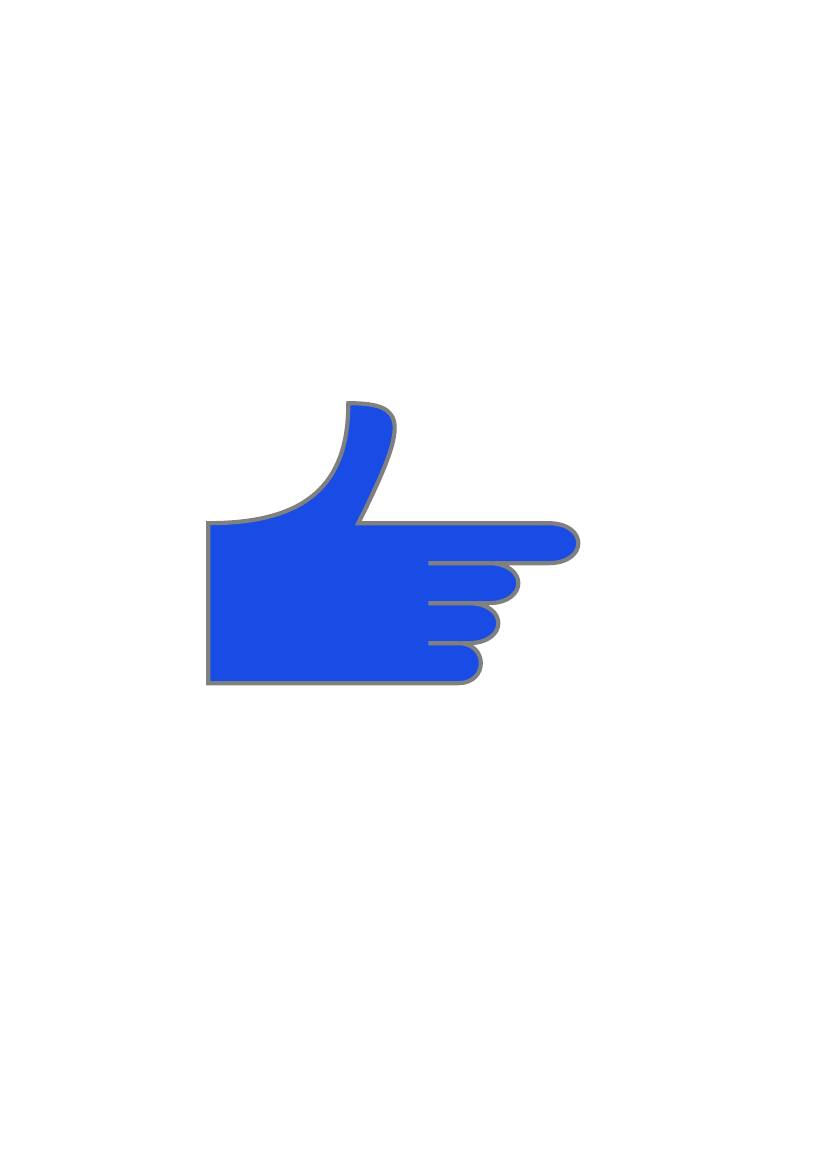

This figure's Python source:
from reportlab.pdfgen.canvas import Canvas
from reportlab.lib.units import inch
from reportlab.lib.pagesizes import A4
from reportlab.lib.colors import red, green


def translate(canvas):
    canvas.translate(150, 350)


def scale(canvas):
    canvas.scale(x=1.0, y=1.0)


def hand(canvas, debug=1, fill=0):
    (startx, starty) = (0, 0)
    curves = [
        (0, 2), (0, 4), (0, 8),  # back of hand
        (5, 8), (7, 10), (7, 14),
        (10, 14), (10, 13), (7.5, 8),  # thumb
        (13, 8), (14, 8), (17, 8),
        (19, 8), (19, 6), (17, 6),
        (15, 6), (13, 6), (11, 6),  # index, pointing
        (12, 6), (13, 6), (14, 6),
        (16, 6), (16, 4), (14, 4),
        (13, 4), (12, 4), (11, 4),  # middle
        (11.5, 4), (12, 4), (13, 4),
        (15, 4), (15, 2), (13, 2),
        (12.5, 2), (11.5, 2), (11, 2),  # ring
        (11.5, 2), (12, 2), (12.5, 2),
        (14, 2), (14, 0), (12.5, 0),
        (10, 0), (8, 0), (6, 0),  # pinky, then close
    ]

    if debug:
        canvas.setLineWidth(6)
    u = inch*0.2
    p = canvas.beginPath()
    p.moveTo(startx, starty)
    ccopy = list(curves)

    while ccopy:
        [(x1, y1), (x2, y2), (x3, y3)] = ccopy[:3]
        del ccopy[:3]
        p.curveTo(x1*u, y1*u, x2*u, y2*u, x3*u, y3*u)

    p.close()
    canvas.drawPath(p, fill=fill)

    if debug:
        (lastx, lasty) = (startx, starty)
        ccopy = list(curves)
        while ccopy:
            [(x1, y1), (x2, y2), (x3, y3)] = ccopy[:3]
            del ccopy[:3]
            canvas.setStrokeColor(red)
            canvas.line(lastx*u, lasty*u, x1*u, y1*u)
            canvas.setStrokeColor(green)
            canvas.line(x2*u, y2*u, x3*u, y3*u)
            (lastx, lasty) = (x3, y3)


def hand2(canvas):
    canvas.setLineWidth(width=3)
    canvas.setFillColorRGB(r=0.1, g=0.3, b=0.9)
    canvas.setStrokeGray(0.5)
    hand(canvas, debug=0, fill=1)


if __name__ == '__main__':
    pdf = Canvas(filename="hand2.pdf", pagesize=A4)
    translate(pdf)
    scale(pdf)
    hand2(pdf)
    pdf.showPage()
    pdf.save()
